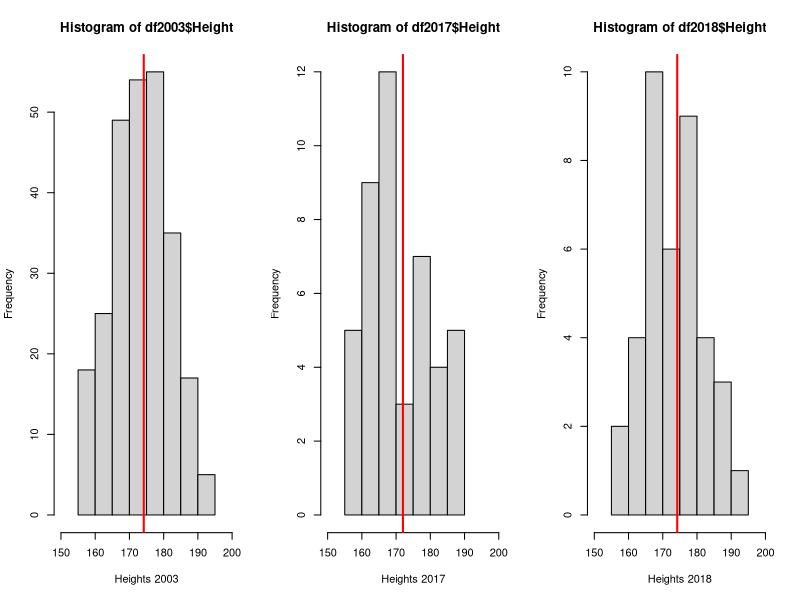

This figure's R source:
#######################################################################
# R COURSE University of Bern 2019
# Homework 2
#######################################################################

#######################################################################
# DEADLINE: Tuesday Oct 1, 2019
# Send R script with your solutions to your assigned TA.
# Check the file "TA_Allocation_ToStudents.xlsx" to find the e-mail address of your assigned TA.

#######################################################################
# In the SUBJECT of the e-mail type: R course 2019 homework 2
# The Rscript should be named [YourName]_Rcourse_homework2.r
# Replace [YourName] by your first and last name.
#######################################################################

# VERY IMPORTANT ######################################################
# You need to comment your code, such that it is clear you understand what you did.
# You get extra points if you produce plots that have the x and y axis labels, a main title, etc.
# You might contact your assigned TA if you have questions about the homework (not during the weekend).
########################################################################

#### -----------------------------------------------------------------------------------------------
# EXERCISE 1
# 1.1. Read the three files with the statistics from 
#      students from 2003, 2017 and 2018
#      from the files: "Student2003.txt", "Student2017.txt", "Student2018.csv"
#      save each file into a data.frame, 
#      such that you have three data.frames in memory.
#      NOTE: the separation of entrie and missing data characters are different for each file.
#            For "Student2003.txt" and "Students2018.csv" missing data is coded as "?"
#            For "Student2017.txt" missing data is coded as "NA".
#            The "Student2003.txt" and "Student2017.txt" are tab separated (sep="\t")
#            whereas "Students2018.csv" is separated by ";" (sep=";")

df2003 <- read.table("Student2003.txt", header=TRUE, sep="\t",na.string="?")
df2017 <- read.table("Student2017.txt", header=TRUE, sep="\t",na.strings="NA")
df2018 <- read.csv("Students2018.csv", header=TRUE, sep=";", na.strings = "?")

#Quick view of the structures with str(), head(), summary(), or whatever suits.
str(df2003)
str(df2017)
str(df2018)

# 1.2. Create a vector combining the heights (cm) of all years
# The vector contains NA's. It is possible to remove them and/or to use na.rm in min() or max()
heights <- c(df2003$Height, df2017$Height, df2018$Height)

# Removes NA's
heights <- heights[!is.na(heights)]
str(heights)

# 1.3. Save the minimum height across all years into a variable
# na.rm is useless here as NA's have been removed before, but we never know !
minHeight <- min(heights, na.rm = T)

# 1.4. Save the maximum height across all years into a variable
maxHeight <- max(heights, na.rm = T)

# 1.5. Save the mean of each year into a vector with three entries.
#      The 1st element of the vector correspond to the mean of the height of first file
#      The 2nd element of the vector correspond to the mean of the height of second file
#      The 3rd element of the vector correspond to the mean of the height of third file

meansHeight <- c(mean(df2003$Height, na.rm = T), mean(df2017$Height, na.rm = T), mean(df2018$Height, na.rm = T)); meansHeight

# 1.6. Write your own function to remove lines with missing data from a matrix with two columns.
#      INPUT of the function: matrix with two columns.
#      OUTPUT of the function: matrix with two columns without missing data.

# Works only with a matrix with two column -> returns false if input is different
removeLineWithNA <- function(mat){
  if (dim(mat)[2] != 2) {
    print("Matrix dimention not correct.")
    return(FALSE)
  }else{
    # Two column matrix with TRUE or FALSE for NA
    idxNA <- is.na(mat)
    # Save wether col 1, col 2 or both have a True in it. 
    idxLine <- idxNA[,1] | idxNA[,2] 
    # Returns a matrix with only lines without NA's
    return(mat[!idxLine,])
  }
  
}

#little test to verify
#m <- matrix(c(1,2,NA,4,5,NA,7,8,9,10), ncol = 2);m
#m_na <- removeLineWithNA(m);m_na

# 1.7. Create a matrix with two columns by extracting the columns with height and weight from "Student2003.txt"  
matHW2003 <- matrix(c(df2003$Height, df2003$Weight), ncol = 2);summary(matHW2003) # 5 + 12 NA's

# 1.8. Apply the function to remove missing data to the matrix with two columns created in 1.6.
matHW2003cleared <- removeLineWithNA(matHW2003); summary(matHW2003cleared) # no NA's


#### -----------------------------------------------------------------------------------------------
# EXERCISE 2
# 2. Compare the distribution of the height in the three years
#    by making three histograms next to each other in the same plot.
#    Use the layout() function to define the plot area.
#    Use the same x-axis scale for each histogram, and add the mean as a vertical line to each histogram.
#    Does it seem that students became taller or shorter over time?

def.par=par(no.readonly = T) #- saving default parameters before using layout()

# One line, 3 columns. Equivalent to par(mfrow=c(1,3))
layout(matrix(c(1,2,3), 1, 3))

hist(df2003$Height, xlim = c(150, 200), xlab = "Heights 2003")
abline(v=mean(df2003$Height, na.rm = T), lwd=2, col="red" )
hist(df2017$Height, xlim = c(150, 200), xlab = "Heights 2017")
abline(v=mean(df2017$Height, na.rm = T), lwd=2, col="red" )
hist(df2018$Height, xlim = c(150, 200), xlab = "Heights 2018")
abline(v=mean(df2018$Height, na.rm = T), lwd=2, col="red" )

# - They are just a bit shorter in 2017 but there's no big difference
# - Pay attention to the fact that the datasets are way smaller in 2017 and 2018
# - Confirm by looking at the means.

print(mean(df2003$Height, na.rm = T))
print(mean(df2017$Height, na.rm = T))
print(mean(df2018$Height, na.rm = T))

par(def.par) #- Restore default parameters after using layout()


#### -----------------------------------------------------------------------------------------------
# EXERCISE 3
# 3.1. Use a t.test() to test if the mean height of 2003 
#    is significantly different from the mean height in 2018.
#    Did the average height increased through time?



# 3.2. Use a t.test() to test if the means of the weigth of 2003
#    is significantly different from the weigth in 2018.
#    Did the average height increased through time?

# 3.3. Provide answers as a comment in your script to the following questions
# 3.3.1. What is the null hypothesis? 
# 3.3.2. What is the p-value? 
# 3.3.3. Is there a significant difference between 2003 and 2018? 
# Answers to 3.3. should be short answers (1 line each answer).

#### -----------------------------------------------------------------------------------------------
# EXERCISE 4 
# 4.1. Make a function that, given the number "n" and a vector "weights",
#      samples randomly "n" entries from the vector "weights" 
#      and returns the mean weight of those sampled "n" individuals.
#      Tips: 
#      a) inside the definition of your function use the 
#         function sample() with replace=TRUE.
#      b) write down the variables that you need to give as 
#         INPUT to the function in the comments


# 4.2. Call the function to get the mean of the height of a sample 
#      of 41 individuals (n=41), given as input the vector 
#      with the height from the Bern students dataset of year 2003.


# 4.3. Use a for loop to call the function you did in 5.1. 1000 times, 
#      to compute the distribution of the mean of 41 individuals. 
#      This is done imagining that we were sampling individuals from 2003 
#      to create a sample with the same number of individuals as in 2018.
#      In other words, what would be the expected mean for 2018 
#      if we sampled 41 individuals from 2003. 
#      Note that 41 is the sample size in 2018. 
#      This is done by sampling a sample with the same number of students 
#      as in 2018 from the height distribution of students from 2003.
#      Save all the results into a vector with 1000 entries, 
#      each corresponding to the mean of each sample.


# 4.4. Count the proportion of simulations larger than the observed mean of 2018.
#      Plot the histogram of the simulated (sampled) means.
#      Add a vertical line with the observed mean in 2018.
#      Based on this plot and the computed proportion, is there evidence of a significant  
#      change in the mean weight from 2003 to 2018 in the Bern students? 
#      What is the null hypothesis underlying this resampling procedure?




### -----------------------------------------------------------
# BONUS EXERCISE (not compulsory, but interesting if you want to get extra points)
# B.1. Make a linear regression of the weight against height
#      by pooling the data from the 3 years.
# Answer the following questions as a comment in your script (1 line each answer)
# B.1.1. Is there a significant relationship between the two variables?
# B.1.2. What is the value of the slope? Is it significant?
# B.1.3. What is the value of the intercept? Is it significant?

# B.2. Make a plot with the regression line.
# note that for plot we need to put in the x axis the independent
# and in the y axis the dependent variable

# B.3. Do the residuals look normally distributed? 
# Perform qqplot analysis of the residuals


